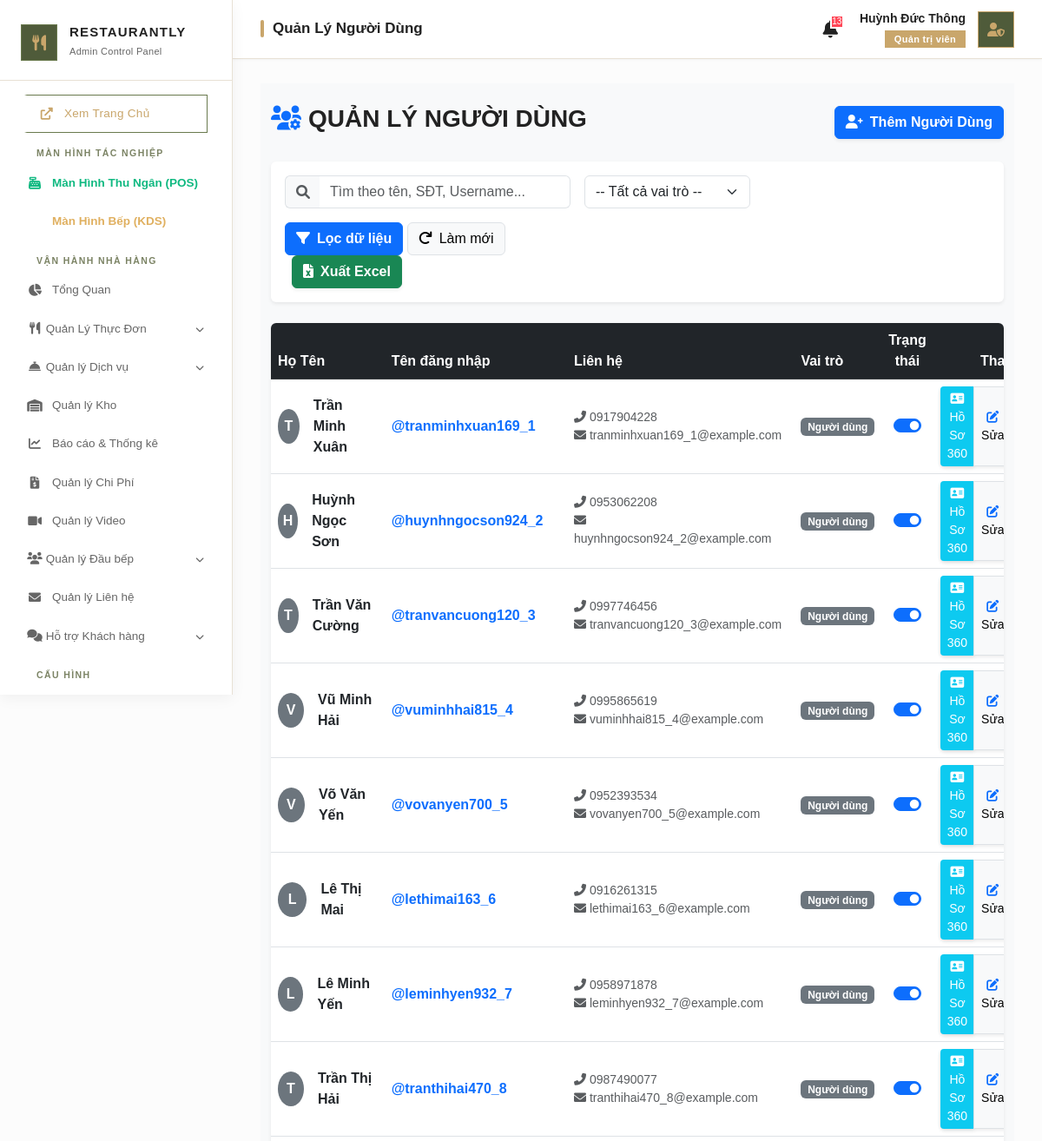
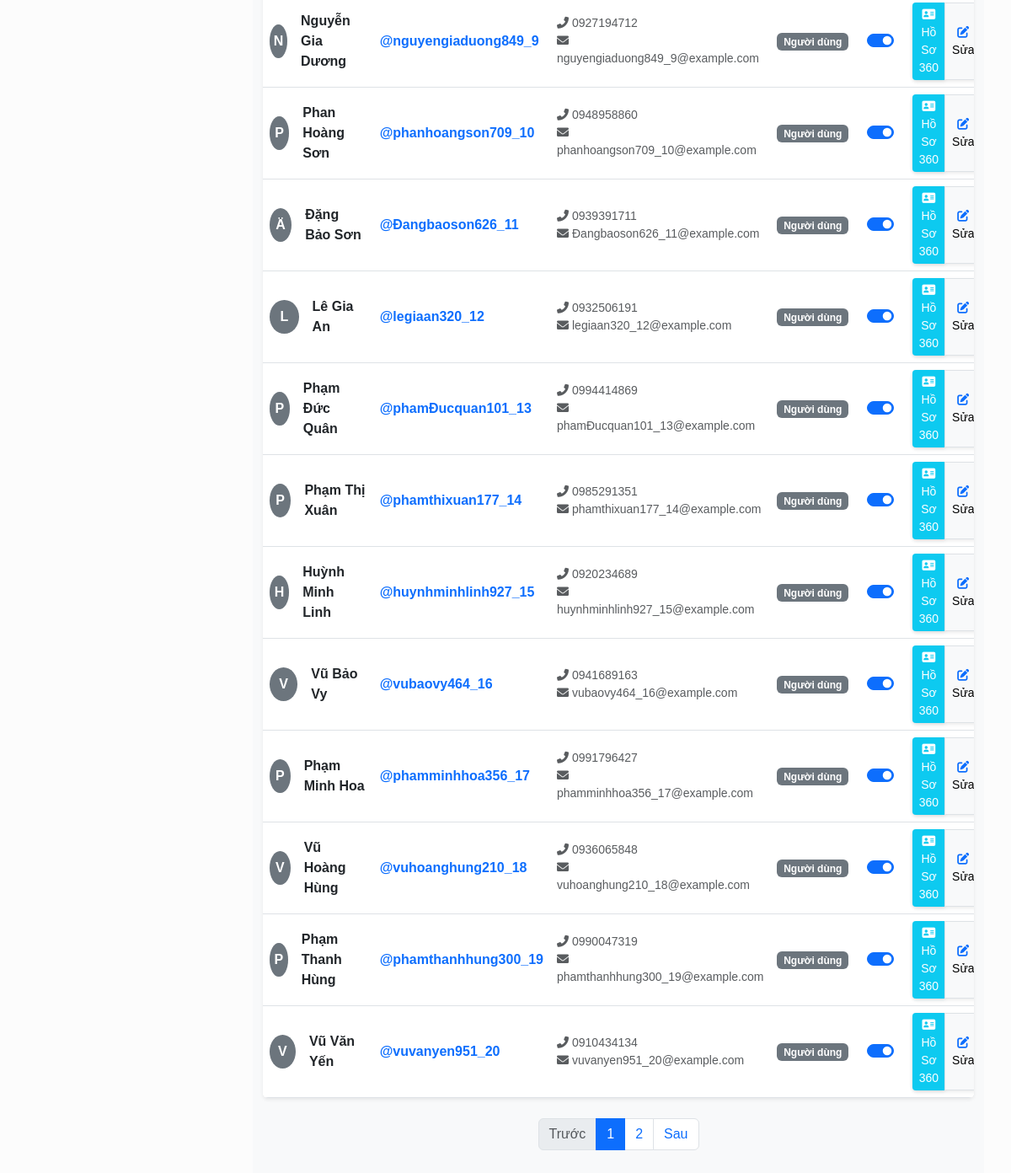
/admin/controllers/UserController.php (signed in), run on an earlier commit of the app's database (2 pictures, top to bottom).
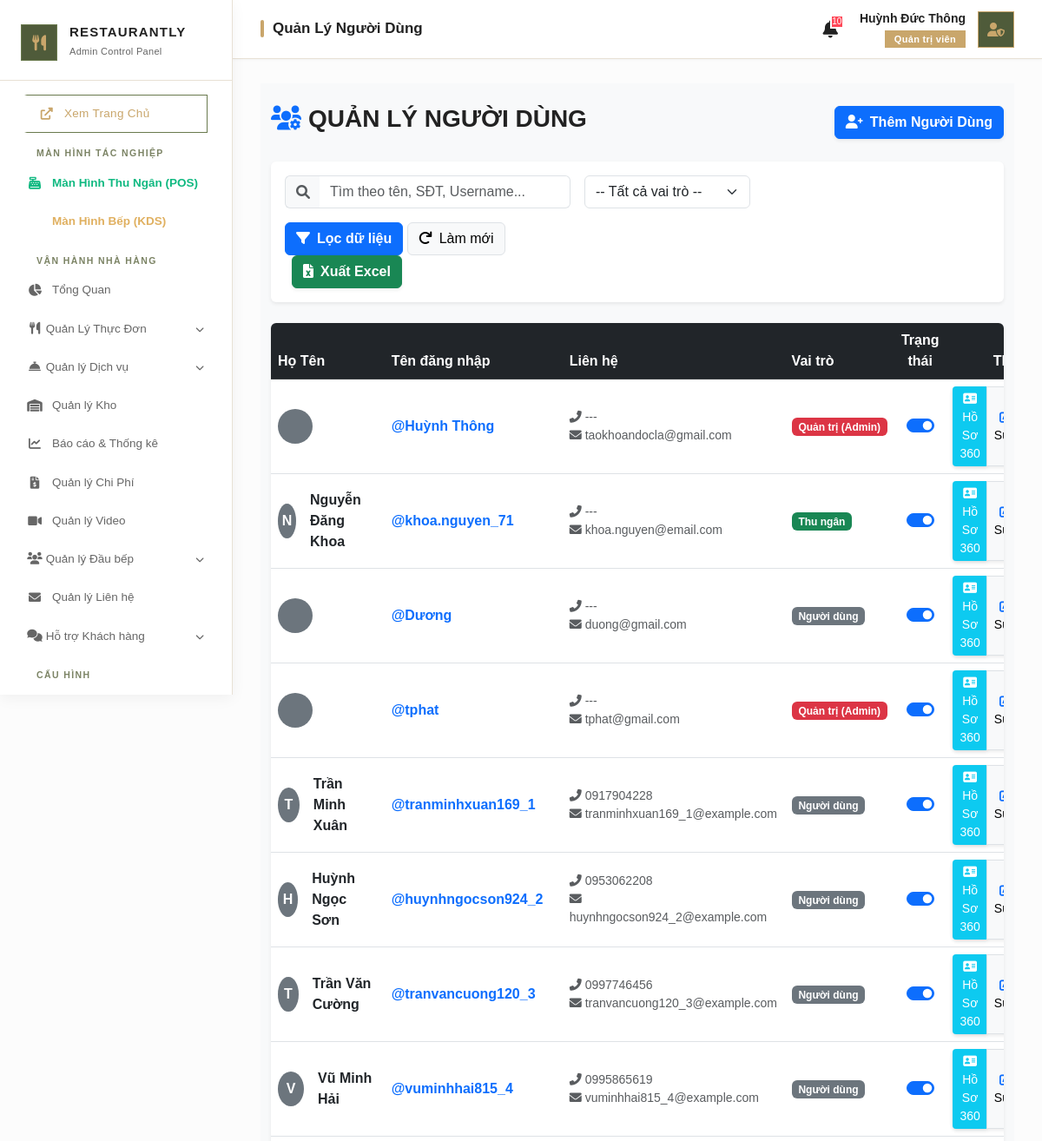
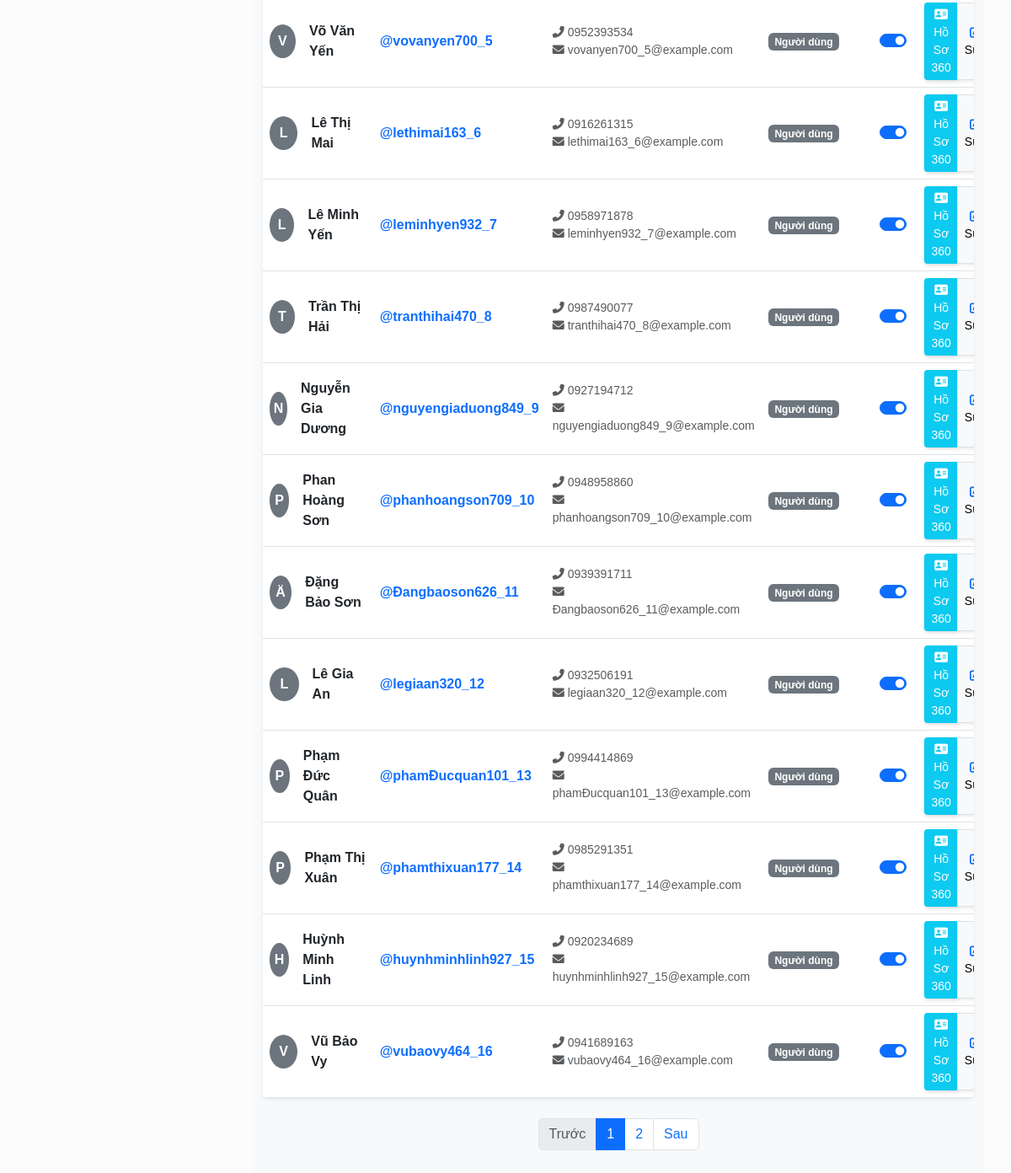
And on a later commit of the database (2 pictures, top to bottom).
### tables this page shows
CREATE TABLE `users` (
  `id` int(11) NOT NULL,
  `username` varchar(50) NOT NULL,
  `password` varchar(255) NOT NULL,
  `full_name` varchar(100) NOT NULL,
  `avatar` varchar(255) DEFAULT NULL,
  `avatar_blob` longblob DEFAULT NULL,
  `avatar_mime` varchar(50) DEFAULT NULL,
  `phone` varchar(20) DEFAULT NULL,
  `birthday` date DEFAULT NULL,
  `email` varchar(100) DEFAULT NULL,
  `google_id` varchar(255) DEFAULT NULL,
  `role` enum('admin','cashier','chef','waiter','customer','staff') DEFAULT 'customer',
  `is_active` tinyint(1) DEFAULT 1,
  `created_at` datetime DEFAULT current_timestamp(),
  `employee_id` int(11) DEFAULT NULL,
  `doneness` varchar(50) DEFAULT NULL,
  `flavor_profile` varchar(255) DEFAULT NULL,
  `fav_ingredients` varchar(255) DEFAULT NULL,
  `disliked_ingredients` varchar(255) DEFAULT NULL,
  `allergies` varchar(255) DEFAULT NULL
);

### admin/controllers/UserController.php (called while the page is built, shortened)
<?php
$db = (new Database())->getConnection();
$search = trim($_GET['search'] ?? '');
$filter_role = $_GET['role'] ?? '';
$page = isset($_GET['page']) ? max(1, (int)$_GET['page']) : 1;
$limit = 20;
$offset = ($page - 1) * $limit;
$where = ["1=1"];
$params = [];
$where_clause = implode(' AND ', $where);
$count_query = "SELECT COUNT(*) FROM users u WHERE $where_clause";
$stmt_count = $db->prepare($count_query);
$stmt_count->execute($params);
$total_records = $stmt_count->fetchColumn();
$total_pages = ceil($total_records / $limit);
$query = "
    SELECT u.*,
           COUNT(DISTINCT sb.id) as total_bookings,
           SUM(CASE WHEN sb.status = 'Completed' THEN sb.total_amount ELSE 0 END) as total_spent,
           vp.name as vip_plan_name
    FROM users u
    LEFT JOIN service_bookings sb ON u.id = sb.user_id
    LEFT JOIN user_vip uv ON u.id = uv.user_id AND uv.status = 'active' AND uv.end_date >= NOW()
    LEFT JOIN vip_plans vp ON uv.plan_id = vp.id
    WHERE $where_clause
    GROUP BY u.id
    ORDER BY u.created_at DESC
    LIMIT $limit OFFSET $offset
";
$stmt_users = $db->prepare($query);
$stmt_users->execute($params);
$users = $stmt_users->fetchAll(PDO::FETCH_ASSOC);
require_once __DIR__ . '/../views/users/user_view.php';

### admin/views/users/user_view.php (the view, shortened to what the changed rows need)
<?php include __DIR__ . '/../../../public/admin_layout_header.php'; ?>
<div class="container-fluid py-4 bg-light min-vh-100">
    <div class="card shadow-sm border-0 overflow-hidden">
        <table class="table table-hover align-middle mb-0">
            <thead class="table-dark">
                <tr>
                    <th>Họ Tên</th>
                    <th>Tên đăng nhập</th>
                    <th>Liên hệ</th>
                    <th>Vai trò</th>
                    <th class="text-center">Trạng thái</th>
                    <th class="text-end">Thao tác</th>
                </tr>
            </thead>
            <tbody class="bg-white">
                <?php foreach ($users as $u): ?>
                    <tr>
                        <td>
                            <div class="d-flex align-items-center">
                                <div class="bg-secondary text-white rounded-circle d-flex justify-content-center align-items-center me-3" style="width: 40px; height: 40px; font-weight: bold;">
                                    <?= strtoupper(substr($u['full_name'], 0, 1)) ?>
                                </div>
                                <strong><?= htmlspecialchars($u['full_name']) ?></strong>
                            </div>
                        </td>
                        <td class="fw-bold text-primary">@<?= htmlspecialchars($u['username']) ?></td>
                        <td>
                            <div class="small text-muted"><i class="fas fa-phone-alt me-1"></i><?= htmlspecialchars($u['phone'] ?? '---') ?></div>
                            <div class="small text-muted"><i class="fas fa-envelope me-1"></i><?= htmlspecialchars($u['email'] ?? '---') ?></div>
                        </td>
                        <td>
                            <?php
                            $roles = [
                                'admin' => ['bg-danger', 'Quản trị (Admin)'],
                                'cashier' => ['bg-success', 'Thu ngân'],
                                'chef' => ['bg-warning text-dark', 'Bếp'],
                                'waiter' => ['bg-info text-dark', 'Phục vụ']
                            ];
                            $role_key = $u['role'] ?? '';
                            $role_data = $roles[$role_key] ?? ['bg-secondary', 'Người dùng'];
                            $role_badge = $role_data[0];
                            $role_name = $role_data[1];
                            ?>
                            <span class="badge <?= $role_badge ?>"><?= $role_name ?></span>
                        </td>
                        <td class="text-center">
                            <div class="form-check form-switch d-flex justify-content-center">
                                <input class="form-check-input toggle-status" type="checkbox" role="switch"
                                    data-id="<?= $u['id'] ?>" <?= $u['is_active'] ? 'checked' : '' ?>
                                    <?= ($u['id'] == $_SESSION['user_id']) ? 'disabled' : '' ?>>
                            </div>
                        </td>
                        <td class="text-end">
                            <div class="btn-group shadow-sm">
                                <button class="btn btn-sm btn-info text-white border-0 shadow-sm" onclick='openCrmModal(<?= htmlspecialchars(json_encode([
                                    "id" => $u["id"],
                                    "doneness" => $u["doneness"] ?? "",
                                    "flavor" => $u["flavor_profile"] ?? "",
                                    "fav" => $u["fav_ingredients"] ?? "",
                                    "dislike" => $u["disliked_ingredients"] ?? "",
                                    "allergies" => $u["allergies"] ?? "",
                                    "name" => $u["full_name"],
                                    "total_bookings" => $u["total_bookings"] ?? 0,
                                    "total_spent" => $u["total_spent"] ?? 0,
                                    "vip_plan" => $u["vip_plan_name"] ?? null
                                ])) ?>)' title="Customer 360 View"><i class="fas fa-address-card"></i> Hồ Sơ 360</button>
                                <button class="btn btn-sm btn-light border" onclick='openEditModal(<?= json_encode($u) ?>)' title="Sửa thông tin"><i class="fas fa-edit text-primary"></i> Sửa</button>
                            </div>
                        </td>
                    </tr>
                <?php endforeach; ?>
            </tbody>
        </table>
    </div>
    <?php if ($total_pages > 1): ?>
        <nav aria-label="Page navigation" class="mt-4">
            <ul class="pagination justify-content-center">
                <?php for ($i = 1; $i <= $total_pages; $i++): ?>
                    <li class="page-item <?= ($page == $i) ? 'active' : '' ?>">
                        <a class="page-link" href="?page=<?= $i ?>&search=<?= urlencode($search) ?>&role=<?= urlencode($filter_role) ?>"><?= $i ?></a>
                    </li>
                <?php endfor; ?>
            </ul>
        </nav>
    <?php endif; ?>
</div>

### public/admin_layout_header.php (shortened to what the changed rows need)
<?php
try {
    if (isset($db)) {
        $stmt_pt = $db->query("SELECT COUNT(*) FROM inventory_transfers WHERE status = 'pending'");
        $pending_transfers_count = (int)$stmt_pt->fetchColumn();
        $stmt_low = $db->query("SELECT COUNT(*) FROM inventory i WHERE i.is_active = 1 AND i.min_stock > 0 AND IFNULL((SELECT SUM(s.quantity) FROM inventory_stocks s WHERE s.ingredient_id = i.id AND s.warehouse_id NOT IN (6, 7)), 0) <= i.min_stock");
        $low_stock_count = (int)$stmt_low->fetchColumn();
        $stmt_exp = $db->query("SELECT COUNT(*) FROM inventory i WHERE i.is_active = 1 AND i.expiry_date IS NOT NULL AND i.expiry_date <= DATE_ADD(CURDATE(), INTERVAL 7 DAY) AND i.expiry_date >= CURDATE() AND IFNULL((SELECT SUM(s.quantity) FROM inventory_stocks s WHERE s.ingredient_id = i.id AND s.warehouse_id NOT IN (6, 7)), 0) > 0");
        $expiry_count = (int)$stmt_exp->fetchColumn();
        $total_alerts = $low_stock_count + $expiry_count + $pending_transfers_count;
    }
} catch (Exception $e) {
    $low_stock_count = $expiry_count = $total_alerts = 0;
}
?>
<!DOCTYPE html>
<html lang="vi">
<head>
    <link href="https://cdn.jsdelivr.net/npm/bootstrap@5.3.0/dist/css/bootstrap.min.css" rel="stylesheet">
    <link rel="stylesheet" href="https://cdnjs.cloudflare.com/ajax/libs/font-awesome/6.0.0/css/all.min.css">
</head>
<body>
    <aside class="admin-sidebar">
        <div class="sidebar-brand">
            <div class="brand-text">
                <h2>RESTAURANTLY</h2>
            </div>
        </div>
    </aside>
    <div class="main-wrapper">
        <header class="topbar">
            <div class="d-flex align-items-center">
                <div class="notification-wrapper">
                    <button class="notification-btn <?= ($total_alerts > 0) ? 'bell-ring' : '' ?>" onclick="toggleNotify()">
                        <i class="fas fa-bell"></i>
                        <?php if ($total_alerts > 0): ?>
                            <span class="notification-badge"><?= $total_alerts ?></span>
                        <?php endif; ?>
                    </button>
                </div>
            </div>
        </header>
        <div class="content-area">

What changed in the data, as far as the page shows it:
no longer on this page (row unchanged): users: full_name "P", full_name "Phạm Minh Hoa", username "phamminhhoa356_17", phone "0991796427", email "phamminhhoa356_17@example.com", role "Người dùng", is_active "☑"
no longer on this page (row unchanged): users: full_name "V", full_name "Vũ Hoàng Hùng", username "vuhoanghung210_18", phone "0936065848", email "vuhoanghung210_18@example.com", role "Người dùng", is_active "☑"
no longer on this page (row unchanged): users: full_name "P", full_name "Phạm Thanh Hùng", username "phamthanhhung300_19", phone "0990047319", email "phamthanhhung300_19@example.com", role "Người dùng", is_active "☑"
no longer on this page (row unchanged): users: full_name "V", full_name "Vũ Văn Yến", username "vuvanyen951_20", phone "0910434134", email "vuvanyen951_20@example.com", role "Người dùng", is_active "☑"
added users: username "Huỳnh Thông", phone "---", email "taokhoandocla@gmail.com", role "Quản trị (Admin)", is_active "☑"
added users: full_name "N", full_name "Nguyễn Đăng Khoa", username "khoa.nguyen_71", phone "---", email "khoa.nguyen@email.com", role "Thu ngân", is_active "☑"
added users: username "Dương", phone "---", email "duong@gmail.com", role "Người dùng", is_active "☑"
added users: username "tphat", phone "---", email "tphat@gmail.com", role "Quản trị (Admin)", is_active "☑"
Also different on the page:
$total_alerts: "13" → "10"
